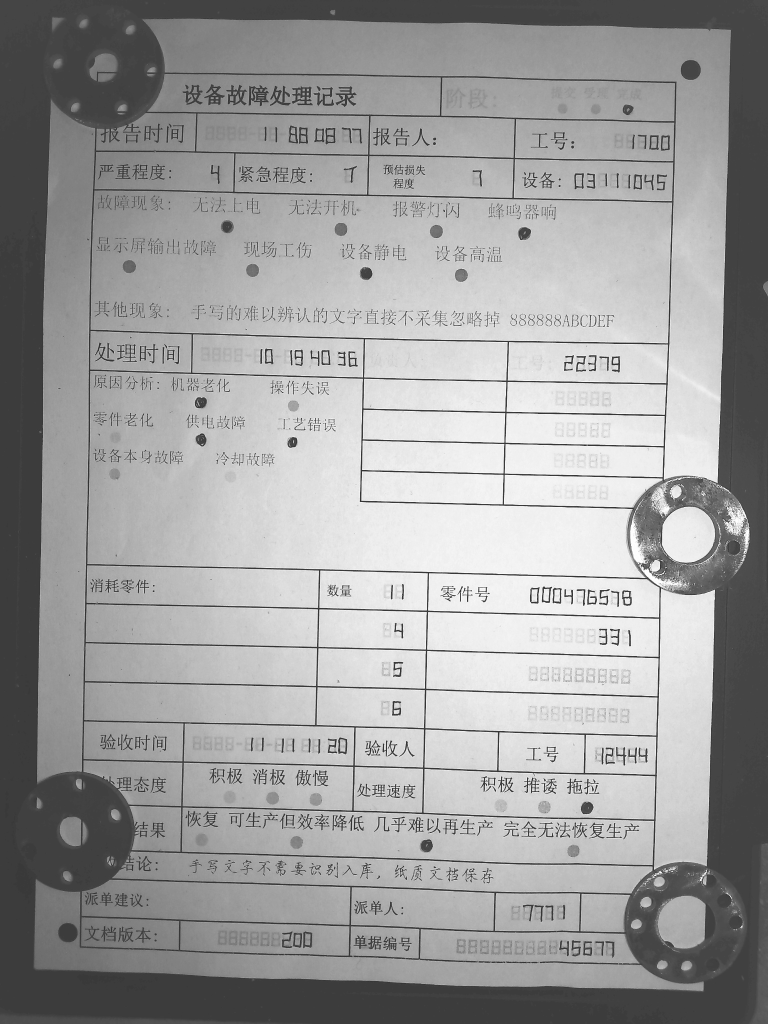
#> input picture demo/demo.jpg, 1536 x 2048 px, found by its file name (shown at 1/2 size)
$ python readProduceMaterailPhoto.py template.jpg
#> lines starting #> are read from the running program, lines starting #| are printed output that depends on the picture; after the words box and inside, x2 and y2 are one past the last pixel; in counts of white or black regions, pixels touching at a corner belong together
import numpy as np
import cv2 as cv
from matplotlib import pyplot as plt
import glob
from imutils import contours
import imutils
import sys

fpath = 'G:/project/photo-MES/demo/'

# [87 lines left out: functions KNN, recognize, not called in this run]

def readPhotoAndRotate(img):
    #读取原图
    img_original = cv.cvtColor(img, cv.COLOR_BGR2GRAY)
    cv.imwrite(fpath+'readProduceMaterial/img_original.jpg',img_original)
    #AB线性锐化,使得4个mark点突出
    sabs = cv.convertScaleAbs(img_original, alpha=5, beta=10)
    #sabs = cv.convertScaleAbs(img_original, alpha=20, beta=10)
    res = cv.bitwise_not(sabs,sabs)
    cv.imwrite(fpath+'readProduceMaterial/res.jpg',res)
    template = cv.imread(fpath+'template.jpg',0)
    w, h = template.shape[::-1]

    tlps = cv.matchTemplate(res,template,cv.TM_CCOEFF_NORMED    )
    threshold = 0.75
    c = [0,0]
    points = []
    loc = np.where( tlps >= threshold)

    for pt in zip(*loc[::-1]):
        #cv.rectangle(img, pt, (pt[0] + w, pt[1] + h), (0,0,255), 2)
        ptt = [int(pt[0] + w/2),int(pt[1] + h/2)]
        containd = 0
        for pt2 in points:
            if ((pt2[0] - ptt[0])*(pt2[0] - ptt[0]) + (pt2[1] - ptt[1])*(pt2[1] - ptt[1])) < 40:
                containd = 1
                continue
        if(containd==0):
            points.append(ptt)
            cv.circle(img,(ptt[0],ptt[1]),20,(0,0,255),1)
            cv.circle(img,(ptt[0],ptt[1]),2,(0,0,255),1)
            c[0]=int(pt[0] + w/2)+c[0]
            c[1]=int(pt[1] + h/2)+c[1]
    c[0]=int(c[0]/4)
    c[1]=int(c[1]/4)
    cv.circle(img,(c[0],c[1]),4,(0,0,255),1)


    #算出左上角跟左侧直线,因为要做倾斜角计算,要所以要转换为int型
    lt = [0,0]
    lb = [0,0]
    rt = [0,0]
    rb = [0,0]
    for pt in zip(*loc[::-1]):
        i = [int(pt[0] + w/2), int(pt[1] + h/2)]
        if(i[0]<c[0] and i[1]<c[1]):
            lt[0]=int(i[0])
            lt[1]=int(i[1])
        if(i[0]<c[0] and i[1]>c[1]):
            lb[0]=int(i[0])
            lb[1]=int(i[1])
        if(i[0]>c[0] and i[1]<c[1]):
            rt[0]=int(i[0])
            rt[1]=int(i[1])
        if(i[0]>c[0] and i[1]>c[1]):
            rb[0]=int(i[0])
            rb[1]=int(i[1])
    cv.line(img,(lt[0],lt[1]),(lb[0],lb[1]),(0,0,255),1)
    cv.line(img,(rt[0],rt[1]),(rb[0],rb[1]),(0,0,255),1)


    #计算出斜率及角度
    k1 = (-1)*float((lb[0]-lt[0])/(lb[1]-lt[1]))
    angle1 = np.arctan(k1)* 57.29577
    k2 = (-1)*float((rb[0]-rt[0])/(rb[1]-rt[1]))
    angle2 = np.arctan(k2)* 57.29577
    angle = (angle1+angle2)/2

    cv.imwrite(fpath+'readProduceMaterial/template.jpg',img)

    #中心为圆心做旋转
    rot_mat = cv.getRotationMatrix2D((c[0],c[1]), angle, 1.0)
    (h, w) = img.shape[:2]
    rotated = cv.warpAffine(sabs, rot_mat, (w, h))

    return rotated

if __name__ == "__main__":
    arg_areas = sys.argv[1]
    #print("arg_areas",arg_areas)
    #arg_areas = '154,1855,180,1381 ,"box", 260,343,374,777 ,"time_start" , 260,321,1208,1339 ,"user1"'
    arg_areas = arg_areas.replace(" ","")
    arg_areas = arg_areas.replace("\"","")
    arg_areas = arg_areas.split(',')

    areas = []
    area = []
    names = []
    for ss in arg_areas:
        if ss.isdigit():
            area.append(int(ss))
        else:
            names.append(ss)
            areas.append(area)
            area = []

    img = cv.imread(fpath+"demo.jpg")
#> img is the input picture: shape (2048, 1536, 3); min 42, max 255, mean 157.4
    rotated = readPhotoAndRotate(img)
#> in readPhotoAndRotate, `res = cv.bitwise_not(sabs,sabs)`:
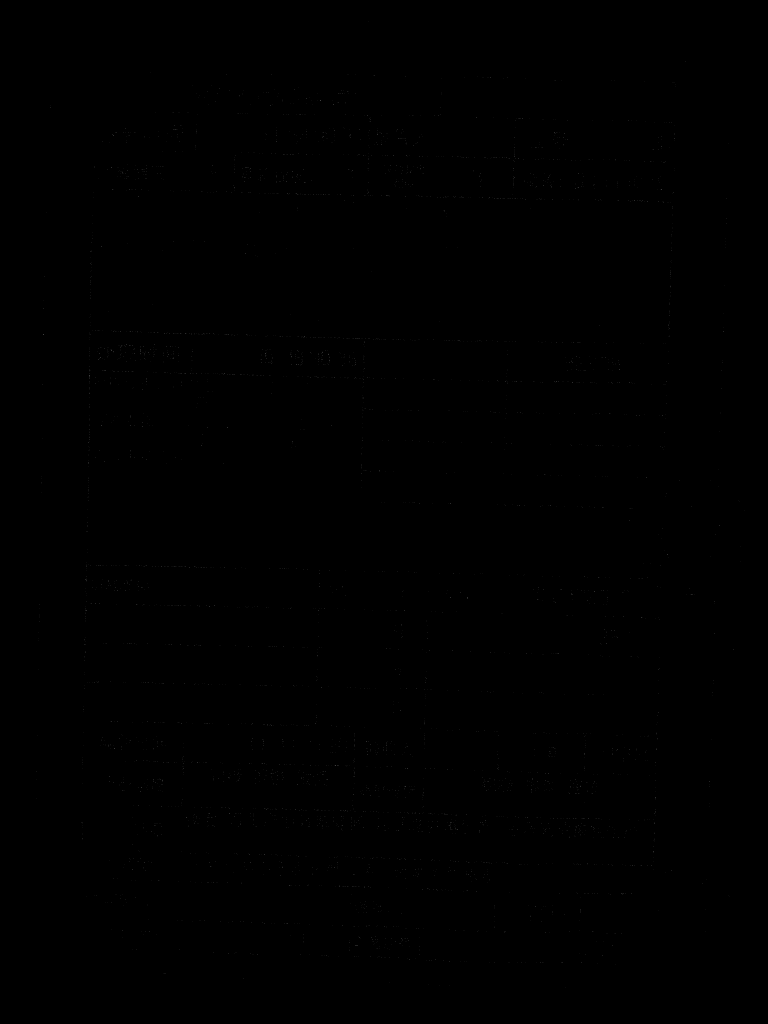
#> res: shape (2048, 1536) (shown at 1/2 size); min 0, max 35, mean 0; drawn with min black and max white
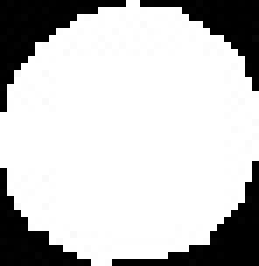
#> input picture demo/template.jpg, 37 x 38 px, found by its file name (shown 7 times larger)
#> in readPhotoAndRotate, template is the input picture: shape (38, 37); min 0, max 255, mean 197.4
#> in readPhotoAndRotate, `tlps = cv.matchTemplate(res,template,cv.TM_CCOEFF_NORMED    )`:
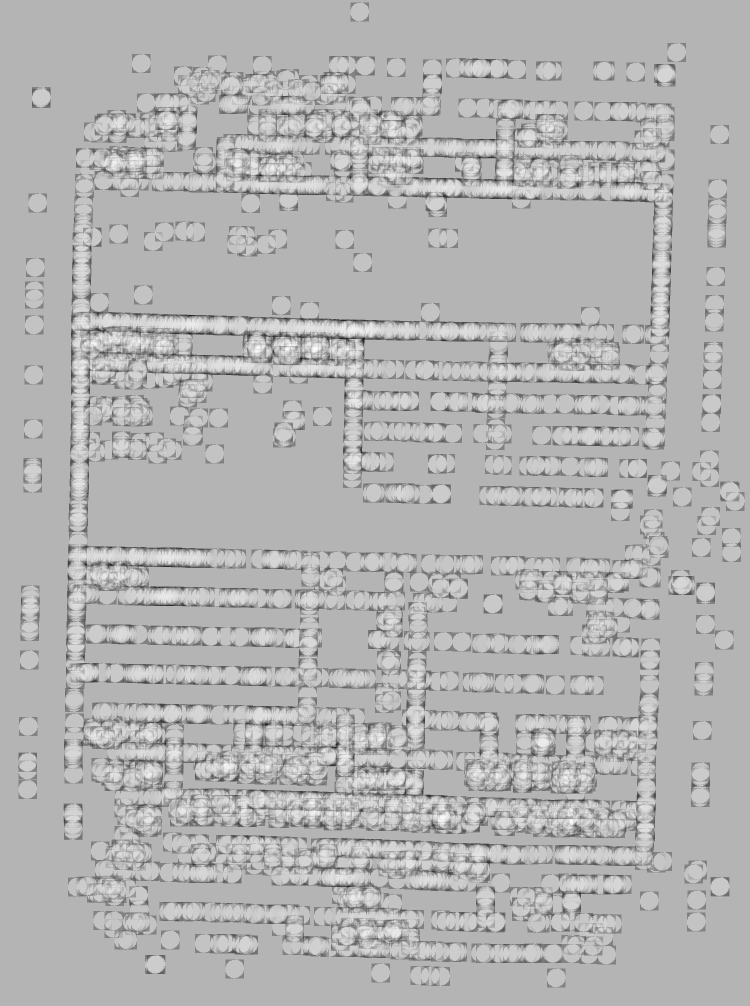
#> tlps: shape (2011, 1500) float32 (shown at 1/2 size); min -0.179, max 0.0739, mean -0.00047; drawn with min black and max white
#> in readPhotoAndRotate, `loc = np.where( tlps >= threshold)`: loc = (empty array, empty array)
#> after the loop in readPhotoAndRotate, `for pt in zip(*loc[::-1]):`: c = [0, 0]; points = []
#> in readPhotoAndRotate, `cv.circle(img,(c[0],c[1]),4,(0,0,255),1)`: img: shape (2048, 1536, 3); under 0.01% of pixels changed, all inside (x1, y1, x2, y2) = (0, 0, 5, 5)
#> after the loop in readPhotoAndRotate, `for pt in zip(*loc[::-1]):`: lb = [0, 0]
#> in readPhotoAndRotate, `cv.line(img,(lt[0],lt[1]),(lb[0],lb[1]),(0,0,255),1)`: img: shape (2048, 1536, 3); mean B, G, R 157.4, 157.4, 157.4
#> (the run stopped early here; a loop or call above may not have finished)
